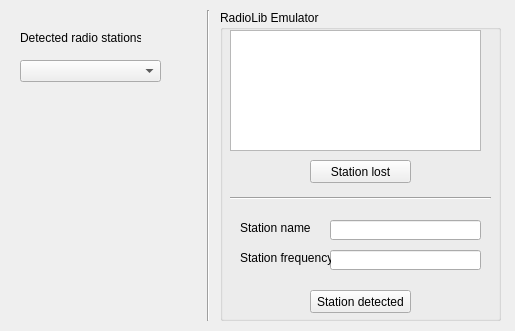
<?xml version="1.0" encoding="UTF-8"?>
<ui version="4.0">
 <class>RadioScreen</class>
 <widget class="QMainWindow" name="RadioScreen">
  <property name="geometry">
   <rect>
    <x>0</x>
    <y>0</y>
    <width>515</width>
    <height>331</height>
   </rect>
  </property>
  <property name="windowTitle">
   <string>RadioScreen</string>
  </property>
  <widget class="QWidget" name="centralwidget">
   <widget class="QComboBox" name="comboBox">
    <property name="geometry">
     <rect>
      <x>20</x>
      <y>60</y>
      <width>141</width>
      <height>22</height>
     </rect>
    </property>
   </widget>
   <widget class="QLabel" name="label">
    <property name="geometry">
     <rect>
      <x>20</x>
      <y>30</y>
      <width>121</width>
      <height>16</height>
     </rect>
    </property>
    <property name="text">
     <string>Detected radio stations:</string>
    </property>
   </widget>
   <widget class="Line" name="line">
    <property name="geometry">
     <rect>
      <x>200</x>
      <y>10</y>
      <width>16</width>
      <height>311</height>
     </rect>
    </property>
    <property name="orientation">
     <enum>Qt::Vertical</enum>
    </property>
   </widget>
   <widget class="QGroupBox" name="groupBox">
    <property name="geometry">
     <rect>
      <x>220</x>
      <y>10</y>
      <width>281</width>
      <height>311</height>
     </rect>
    </property>
    <property name="title">
     <string>RadioLib Emulator</string>
    </property>
    <widget class="QListView" name="listView">
     <property name="geometry">
      <rect>
       <x>10</x>
       <y>20</y>
       <width>251</width>
       <height>121</height>
      </rect>
     </property>
    </widget>
    <widget class="QPushButton" name="pushButton">
     <property name="geometry">
      <rect>
       <x>90</x>
       <y>280</y>
       <width>101</width>
       <height>23</height>
      </rect>
     </property>
     <property name="text">
      <string>Station detected</string>
     </property>
    </widget>
    <widget class="QPushButton" name="pushButton_2">
     <property name="geometry">
      <rect>
       <x>90</x>
       <y>150</y>
       <width>101</width>
       <height>23</height>
      </rect>
     </property>
     <property name="text">
      <string>Station lost</string>
     </property>
    </widget>
    <widget class="QLineEdit" name="lineEdit">
     <property name="geometry">
      <rect>
       <x>110</x>
       <y>210</y>
       <width>151</width>
       <height>20</height>
      </rect>
     </property>
    </widget>
    <widget class="QLineEdit" name="lineEdit_2">
     <property name="geometry">
      <rect>
       <x>110</x>
       <y>240</y>
       <width>151</width>
       <height>20</height>
      </rect>
     </property>
    </widget>
    <widget class="QLabel" name="label_2">
     <property name="geometry">
      <rect>
       <x>20</x>
       <y>210</y>
       <width>71</width>
       <height>16</height>
      </rect>
     </property>
     <property name="text">
      <string>Station name</string>
     </property>
    </widget>
    <widget class="Line" name="line_2">
     <property name="geometry">
      <rect>
       <x>10</x>
       <y>180</y>
       <width>261</width>
       <height>16</height>
      </rect>
     </property>
     <property name="orientation">
      <enum>Qt::Horizontal</enum>
     </property>
    </widget>
    <widget class="QLabel" name="label_3">
     <property name="geometry">
      <rect>
       <x>20</x>
       <y>240</y>
       <width>91</width>
       <height>16</height>
      </rect>
     </property>
     <property name="text">
      <string>Station frequency</string>
     </property>
    </widget>
   </widget>
  </widget>
 </widget>
 <resources/>
 <connections/>
</ui>
